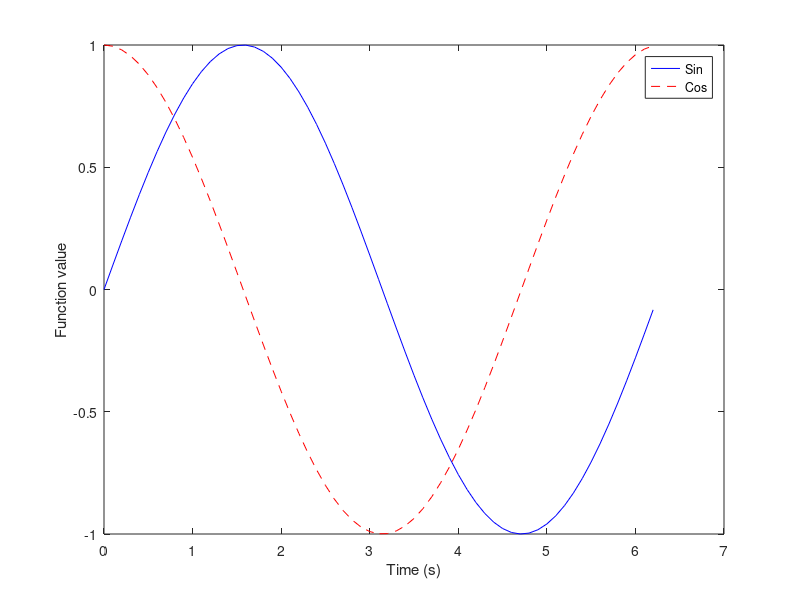

Write MATLAB code to recreate this figure.
clear all; clc; close all;

t = 0:0.1:(2*pi);
sin_graph = sin(t);
cos_graph = cos(t);

plot(t, sin_graph, 'b-', t, cos_graph, 'r--');
legend('Sin', 'Cos');
xlabel('Time (s)');
ylabel('Function value');
